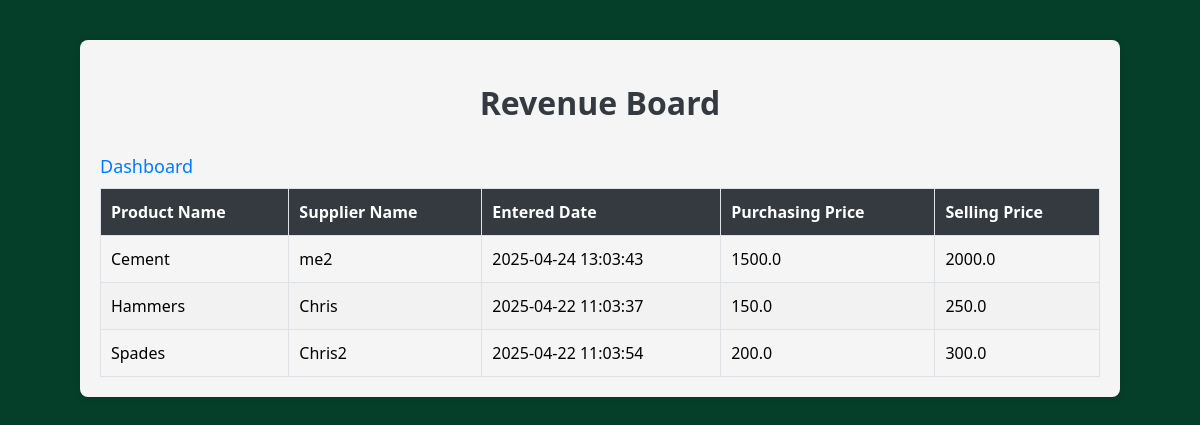
Screenshot of /stocks/revenue with the database file from the repository.
### tables this page shows
CREATE TABLE suppliers (
            id INTEGER PRIMARY KEY AUTOINCREMENT,
            supplier_name TEXT NOT NULL,
            contact TEXT NOT NULL,
            products TEXT NOT NULL,
            initial_quantity INTEGER NOT NULL, 
            quantity INTEGER NOT NULL,
            entered_date TEXT,
            status TEXT NOT NULL,
            price_per_product REAL NOT NULL,
            delivery_price REAL NOT NULL,
            total_price REAL NOT NULL
        );

### routes/stocks.py (the view)
@manage_stocks.route('/revenue')
def revenue():
    with sqlite3.connect(DB_NAME) as conn:
        cursor = conn.cursor()
        cursor.execute('''
            SELECT product_name, supplier_name, entered_date, product_price
            FROM stock
            GROUP BY product_name, supplier_name, entered_date;
        ''')
        stocks = cursor.fetchall()
    revenue_data = []
    for stock in stocks:
        product_name, supplier_name, entered_date , product_price = stock
        with sqlite3.connect(DB_NAME) as conn_suppliers:
            cursor_suppliers = conn_suppliers.cursor()
            cursor_suppliers.execute('''
                SELECT price_per_product, total_price
                FROM suppliers
                WHERE supplier_name = ? AND products = ?;
            ''', (supplier_name, product_name))
            price = cursor_suppliers.fetchone()
        if price:
            revenue_data.append({
                'product_name': product_name,
                'supplier_name': supplier_name,
                'entered_date': entered_date,
                'price': price[0],
                'product_price': product_price,
            })
    return render_template('revenue.html', revenue_data=revenue_data)

### templates/revenue.html (shortened to what this page needs)
<!DOCTYPE html>
<html lang="en">
<head>
    <link rel="stylesheet" href="{{ url_for('static', filename='css/style.css') }}">
</head>
<body>
    <div class="revenue-container">
        <h1>Revenue Board</h1>
        <a href="{{ url_for('dashboard') }}" style="font-size: 18px; color: #007bff; text-decoration: none;">Dashboard</a>
        <table class="revenue-table">
            <thead>
                <tr>
                    <th>Product Name</th>
                    <th>Supplier Name</th>
                    <th>Entered Date</th>
                    <th>Purchasing Price</th>
                    <th>Selling Price</th>
                </tr>
            </thead>
            <tbody>
                {% if revenue_data %}
                    {% for row in revenue_data %}
                    <tr onclick="window.location.href='{{ url_for('manage_stocks.revenue_detail', product_name=row['product_name'], supplier_name=row['supplier_name'], entered_date=row['entered_date']) }}'">
                        <td>{{ row['product_name'] }}</td>
                        <td>{{ row['supplier_name'] }}</td>
                        <td>{{ row['entered_date'] }}</td>
                        <td>{{ row['price'] }}</td>
                        <td>{{ row['product_price'] }}</td>
                    </tr>
                    {% endfor %}
                {% else %}
                    <tr>
                        <td colspan="4" style="text-align: center;">No revenue data available</td>
                    </tr>
                {% endif %}
            </tbody>
        </table>
    </div>
</body>
</html>

### static/css/style.css (style rules this page uses)
body { font-family: Arial, sans-serif; margin: 0; padding: 0; background-color: #063f29; }

### templates/revenue.html (style rules this page uses)
body { font-family: 'Segoe UI', Tahoma, Geneva, Verdana, sans-serif; background-color: #063f29; margin: 0; padding: 0; }
.revenue-container { max-width: 1000px; margin: 40px auto; padding: 20px; background-color:#F5F5F5; border-radius: 8px; box-shadow: 0 2px 8px rgba(0, 0, 0, 0.1); }
.revenue-container h1 { text-align: center; color: #343a40; margin-bottom: 30px; }
.revenue-table { width: 100%; border-collapse: collapse; margin-top: 10px; }
.revenue-table thead { background-color: #343a40; color: #ffffff; }
.revenue-table th, .revenue-table td { text-align: left; padding: 12px 10px; border: 1px solid #dee2e6; }
.revenue-table tbody tr:nth-child(even) { background-color: #f2f2f2; }

### rows the page displays
suppliers: product_name "Cement", supplier_name "me2", entered_date "2025-04-24 13:03:43", price "1500.0", product_price "2000.0"
suppliers: product_name "Hammers", supplier_name "Chris", entered_date "2025-04-22 11:03:37", price "150.0", product_price "250.0"
suppliers: product_name "Spades", supplier_name "Chris2", entered_date "2025-04-22 11:03:54", price "200.0", product_price "300.0"
